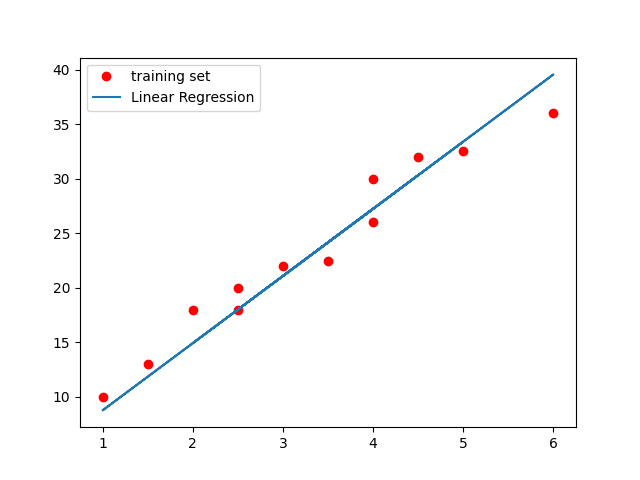

The Python source for this figure:
# Libraries
import matplotlib.pyplot as plt
import numpy as np
import tensorflow as tf

# The training set
x = np.asarray([2.5, 5, 3, 6, 1, 1.5, 4, 3.5, 4.5, 2, 4, 2.5])
y = np.asarray([18, 32.5, 22, 36, 10, 13, 30, 22.5, 32, 18, 26, 20])

# Definition of initial parameters
learning_rate = 0.001
training_epochs = 5000

# Variables
W = tf.Variable(np.random.randn(), name="weight") 
b = tf.Variable(np.random.randn(), name="bias") 

# Definition of settings
linear_regression = lambda x : W*x + b #def linear_regression(x): return W*x + b
#def residual_sum_squares(linear_regression, model): return tf.reduce_mean(tf.square(model - linear_regression))
residual_sum_squares = lambda linear_regression, model : tf.reduce_mean(tf.square(model - linear_regression))

# Train
for epoch in range(training_epochs):
    with tf.GradientTape() as gt:
        min_residual_sum_squares = residual_sum_squares(linear_regression(x), y)
    dW, db = gt.gradient(min_residual_sum_squares, [W,b])
    W.assign_sub(learning_rate*dW)
    b.assign_sub(learning_rate*db)

# Graphic display
plt.plot(x, y, 'ro', label='training set') 
plt.plot(x, linear_regression(x),  label='Linear Regression')
plt.legend() 
plt.savefig("linear_regression.png") # Save image
plt.show()